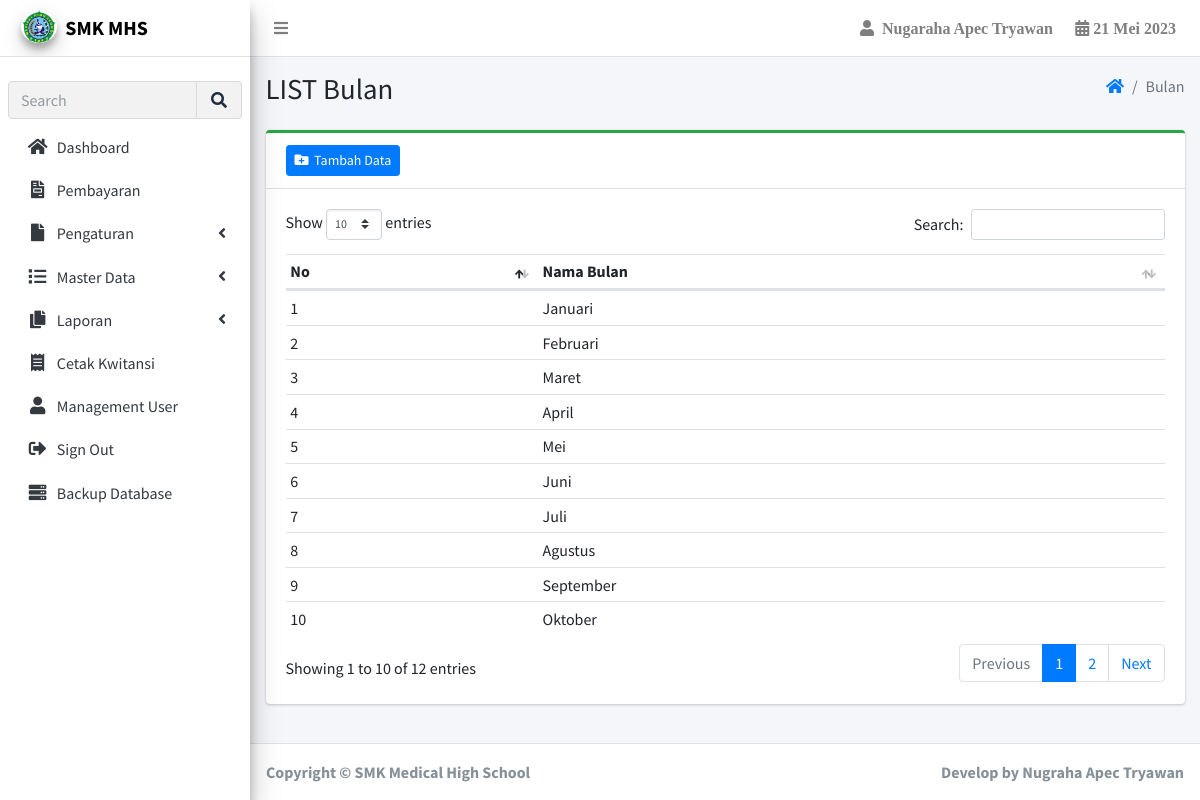
Screenshot of /admin/bulan.php (signed in) with the database file from the repository.
### tables this page shows
CREATE TABLE `bulan` (
  `id_bulan` int(10) NOT NULL AUTO_INCREMENT,
  `nama_bulan` char(30) NOT NULL,
  PRIMARY KEY (`id_bulan`)
);

### admin/bulan.php (the view, shortened to what this page needs)
<?php
require '../conn/config.php';
include '../dist/header.php';
include '../dist/nav.php';
include '../dist/sidebar.php';
?>
<div class="content-wrapper">
    <div class="content-header">
        <div class="container-fluid">
            <div class="row mb-2">
                <div class="col-sm-6">
                    <h1>LIST Bulan</h1>
                </div>
                <div class="col-sm-6">
                    <ol class="breadcrumb float-sm-right">
                        <li class="breadcrumb-item"><a href="page_users"><i class="fas fa-home"></i></a></li>
                        <li class="breadcrumb-item active">Bulan</li>
                    </ol>
                </div>
            </div>
        </div>
    </div>
    <div class="content">
        <div class="container-fluid">
            <div class="card card-outline card-success">
                <div class="card-header">
                    <div class="btn btn-primary btn-sm" href="#" data-toggle="modal" data-target="#bulan">
                        <i class="fa fa-folder-plus"></i>&nbsp; Tambah Data
                    </div>
                </div>
                <div class="card-body">
                    <table id="example2" class="table table-sm text-nowrap">
                        <thead>
                            <tr>
                                <th>No</th>
                                <th>Nama Bulan</th>
                            </tr>
                        </thead>
                        <tbody>
                            <?php
                            $no = 1;
                            $s = mysqli_query($koneksi, "SELECT * from bulan");
                            while ($data = mysqli_fetch_array($s)) {
                            ?>
                                <tr>
                                    <td> <?= $no++; ?> </td>
                                    <td> <?= $data['nama_bulan'] ?></td>
                                <?php } ?>
                                </tr>
                        </tbody>
                    </table>
                </div>
            </div>
        </div>
    </div>
</div>
<?php include '../dist/footer.php' ?>

### rows the page displays
bulan: nama_bulan "Januari"
bulan: nama_bulan "Februari"
bulan: nama_bulan "Maret"
bulan: nama_bulan "April"
bulan: nama_bulan "Mei"
bulan: nama_bulan "Juni"
bulan: nama_bulan "Juli"
bulan: nama_bulan "Agustus"
bulan: nama_bulan "September"
bulan: nama_bulan "Oktober"

### other values shown
$_SESSION['nama'] "Nugaraha Apec Tryawan"
